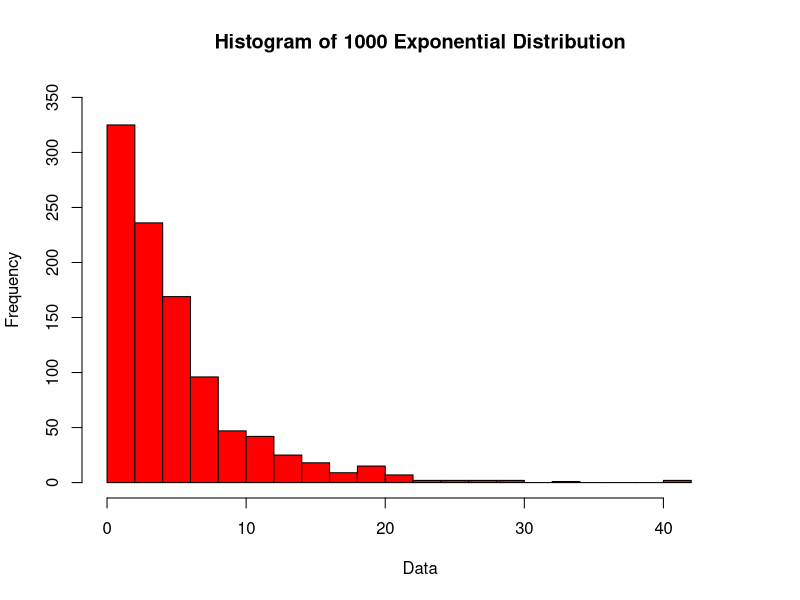
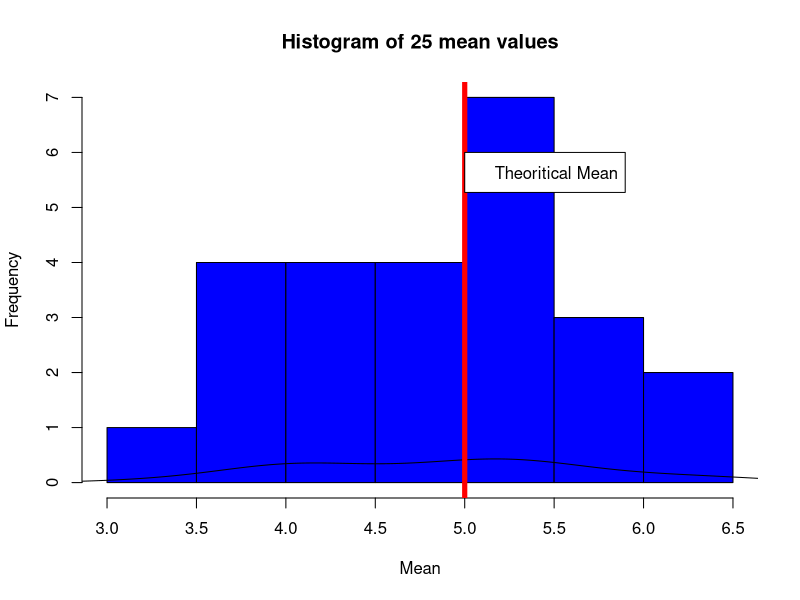
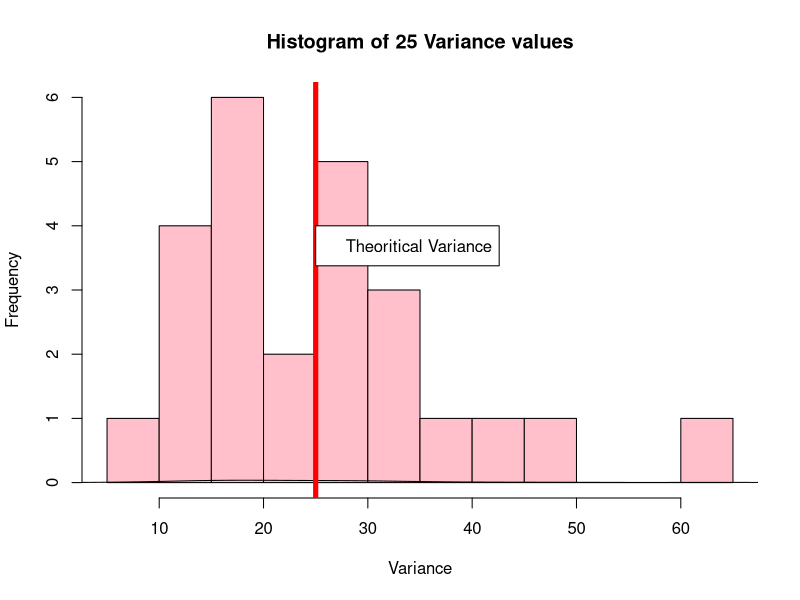

Source code (R) for these figures, in order:
## ---- chunk 1
th.lambda <- 0.2
th.std <- 1/th.lambda
th.mean <- 1/th.lambda
th.var <- th.std^2
n <- 1000
set.seed(100)
thdata <- rexp(n,th.lambda)
## ---- chunk 2
hist(thdata,breaks = 25,col="red",main="Histogram of 1000 Exponential Distribution",xlab="Data",ylim = c(0,350),xlim = c(0,45))
## ---- chunk 3
th.mean
## ---- chunk 4
th.var
## ---- chunk 5
smatrix <- matrix(sample(thdata,40*25),40,25)
smeans <- apply(smatrix,2,mean)
svar <- apply(smatrix,2,var)
## ---- chunk 6
hist(smeans,breaks = 6,main="Histogram of 25 mean values",xlab="Mean",col = "blue")
lines(density(smeans,adjust = 1))
abline(v=th.mean,col="red",lwd=5)
legend(5,6,"Theoritical Mean",col = "red")
## ---- chunk 7
hist(svar,breaks = 10,main="Histogram of 25 Variance values",xlab="Variance",col = "pink")
lines(density(svar,adjust = 1))
abline(v=th.var,col="red",lwd=5)
legend(25,4,"Theoritical Variance",col = "red")
